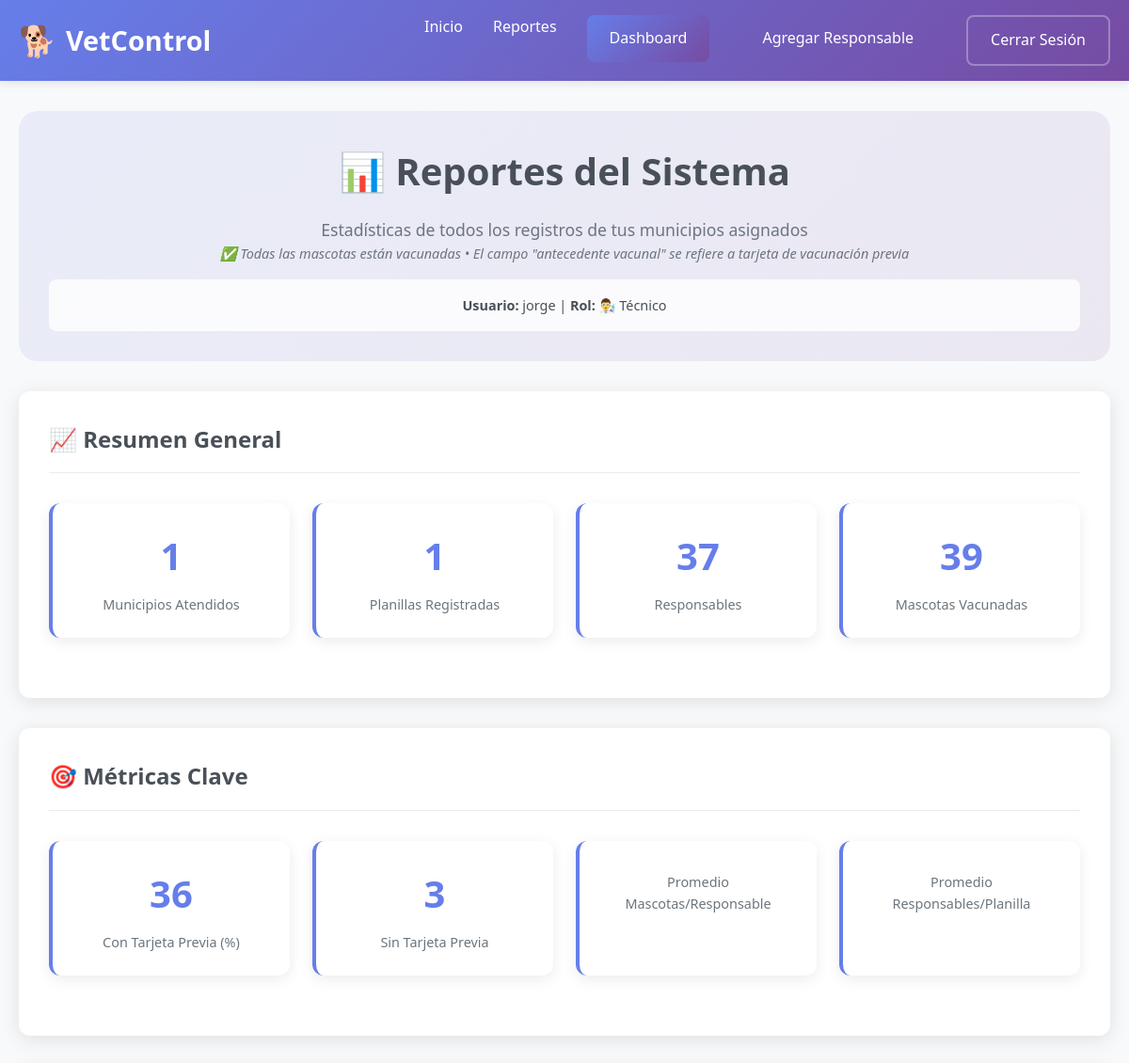
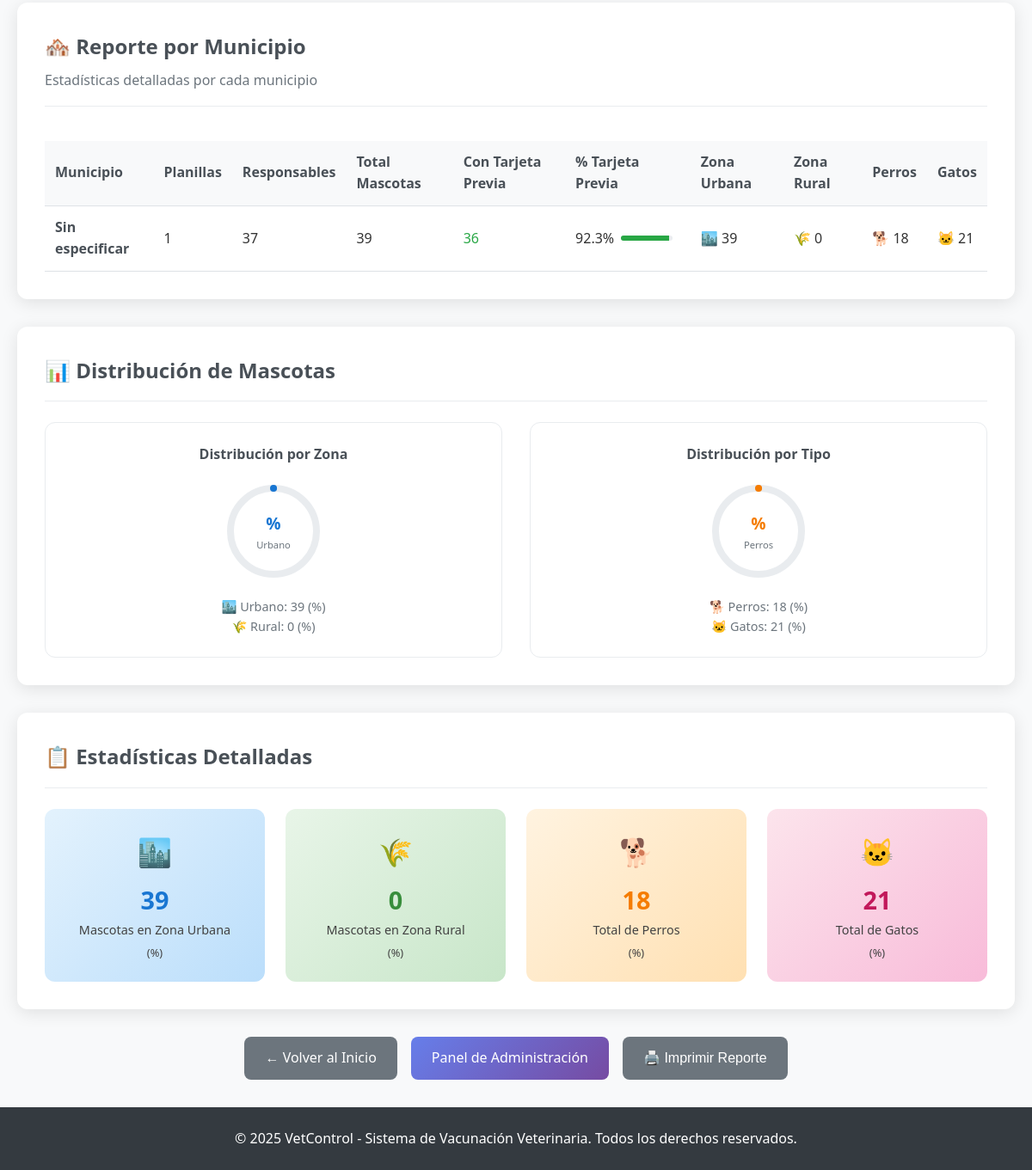
Page /reportes/ (signed in) on the earlier database version (2 pictures, top to bottom).
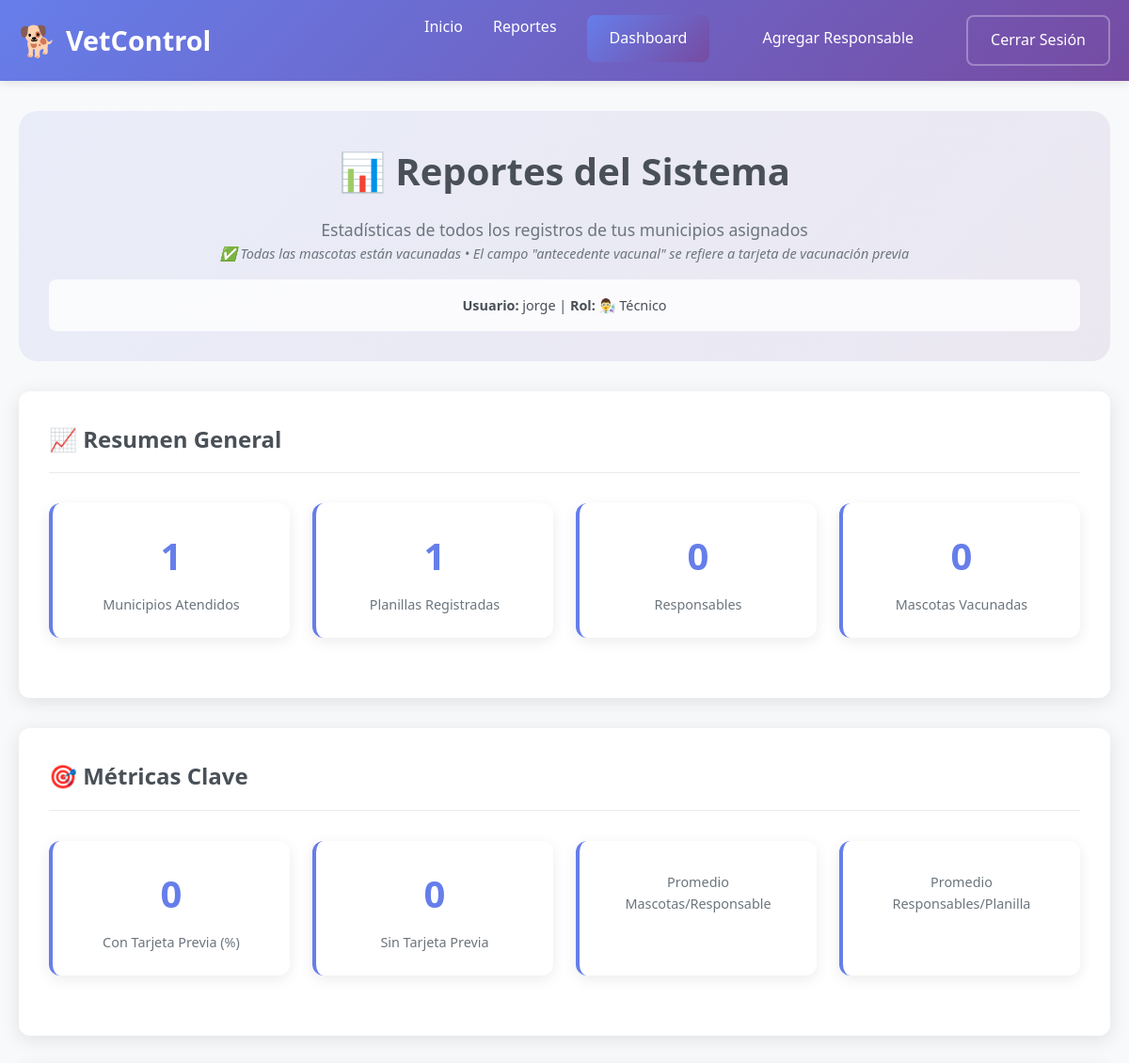
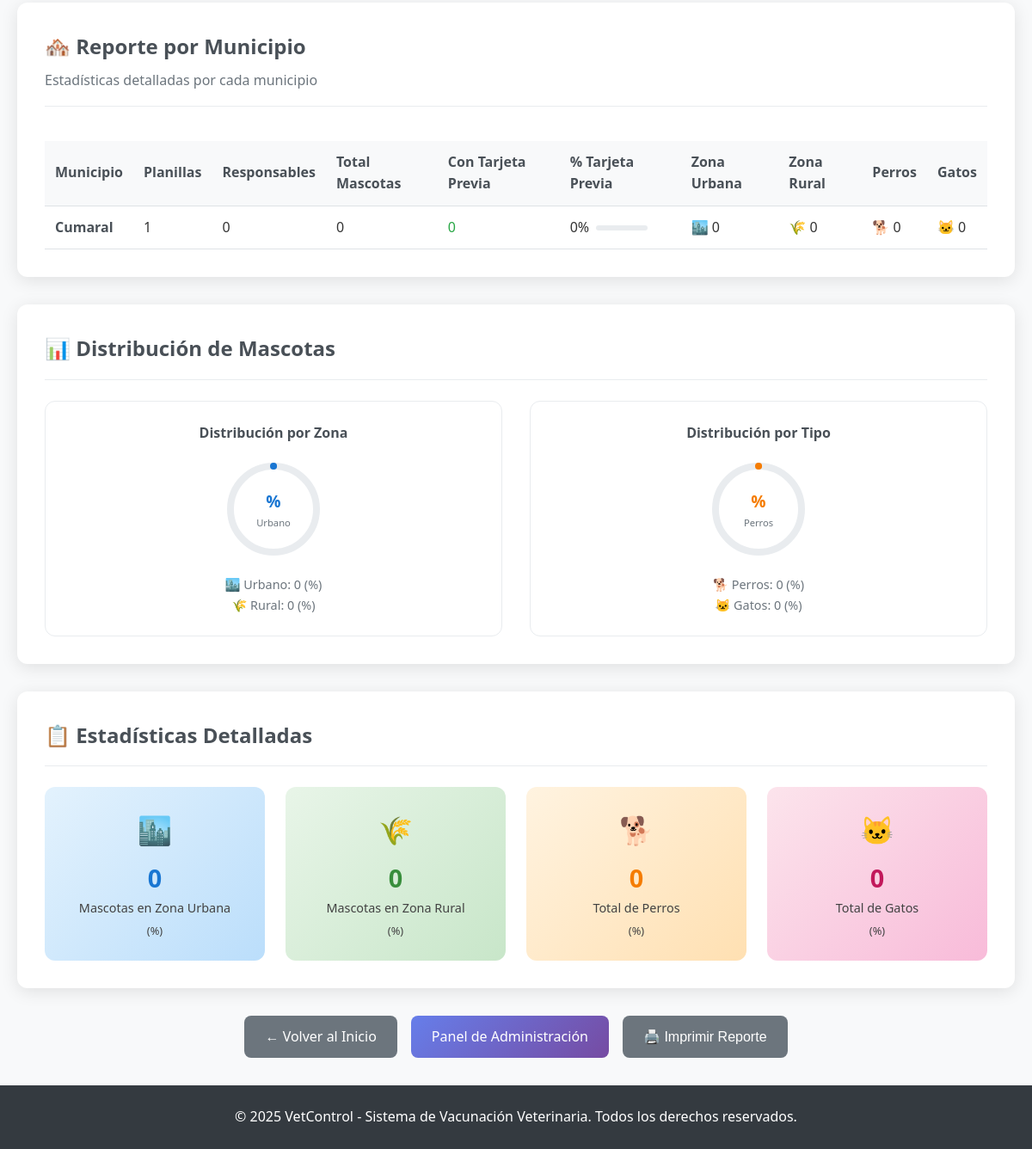
Same page on the later database version (2 pictures, top to bottom).
### api/models.py (models this page shows, shortened)
class Mascota(models.Model):
    TIPO_CHOICES = [('perro', 'Perro'), ('gato', 'Gato')]
    RAZA_PERRO = [('M', 'M'), ('H', 'H'), ('PME', 'PME')]
    RAZA_GATO = [('M', 'M'), ('H', 'H')]
    nombre = models.CharField(max_length=100)
    tipo = models.CharField(max_length=10, choices=TIPO_CHOICES, default='perro')
    raza = models.CharField(max_length=10, default='M')
    color = models.CharField(max_length=50, default='Sin especificar')
    antecedente_vacunal = models.BooleanField(default=False)
    responsable = models.ForeignKey(Responsable, on_delete=models.CASCADE, related_name='mascotas', null=True, blank=True)
    latitud = models.DecimalField(max_digits=15, decimal_places=10, null=True, blank=True, help_text="Latitud de la ubicación de la mascota")
    longitud = models.DecimalField(max_digits=15, decimal_places=10, null=True, blank=True, help_text="Longitud de la ubicación de la mascota")
    foto = models.ImageField(upload_to='mascotas/fotos/', null=True, blank=True, help_text="Foto de la mascota")
    created_by = models.ForeignKey(
        settings.AUTH_USER_MODEL,
        on_delete=models.CASCADE,
        related_name='mascotas_creadas',
        null=True,  # Permitir null para registros existentes
        blank=True,
        help_text="Usuario que creó esta mascota"
    )
    creado = models.DateTimeField(auto_now_add=True)

class Planilla(models.Model):
    TIPO_ZONA_CHOICES = [
        ('urbano', 'Urbano'),
        ('rural', 'Rural'),
    ]
    nombre = models.CharField(max_length=100)
    assigned_to = models.ForeignKey(
        settings.AUTH_USER_MODEL,
        on_delete=models.CASCADE,
        related_name='planillas',
        help_text='Vacunador que creó la planilla'
    )
    tecnico_asignado = models.ForeignKey(
        settings.AUTH_USER_MODEL,
        on_delete=models.SET_NULL,
        related_name='planillas_asignadas',
        null=True,
        blank=True,
        help_text='Técnico asignado para revisar la planilla'
    )
    vacunadores_adicionales = models.ManyToManyField(
        settings.AUTH_USER_MODEL,
        related_name='planillas_como_vacunador_adicional',
        blank=True,
        limit_choices_to={'tipo_usuario': 'vacunador'},
        help_text='Vacunadores adicionales asignados a esta planilla'
    )
    tecnicos_adicionales = models.ManyToManyField(
        settings.AUTH_USER_MODEL,
        related_name='planillas_como_tecnico_adicional',
        blank=True,
        limit_choices_to={'tipo_usuario': 'tecnico'},
        help_text='Técnicos adicionales asignados para revisar esta planilla'
    )
    municipio = models.CharField(max_length=100, default="Sin especificar", help_text="Nombre del municipio")
    urbano_rural = models.CharField(max_length=10, choices=TIPO_ZONA_CHOICES, default="urbano", help_text="Tipo de zona: urbano o rural")
    centro_poblado_vereda_barrio = models.CharField(max_length=100, default="Sin especificar", help_text="Centro poblado, vereda o barrio")
    zona = models.CharField(max_length=100, default="Sin especificar", help_text="Zona específica")
    creada = models.DateTimeField(auto_now_add=True)
    class Meta:
        verbose_name = "Municipio"
        verbose_name_plural = "Municipios"

class Veterinario(AbstractUser):
    TIPO_USUARIO_CHOICES = [
        ('administrador', 'Administrador'),
        ('vacunador', 'Vacunador'),
        ('tecnico', 'Técnico'),
    ]
    tipo_usuario = models.CharField(
        max_length=15,
        choices=TIPO_USUARIO_CHOICES,
        default='vacunador',
        help_text='Tipo de usuario: administrador, vacunador o técnico',
        null=True,
        blank=True
    )
    groups = models.ManyToManyField(
        Group,
        verbose_name='groups',
        blank=True,
        related_name='veterinario_groups',
        related_query_name='veterinario',
        help_text='Grupos a los que pertenece este veterinario'
    )
    user_permissions = models.ManyToManyField(
        Permission,
        verbose_name='user permissions',
        blank=True,
        related_name='veterinario_user_permissions',
        related_query_name='veterinario',
        help_text='Permisos específicos de este veterinario'
    )

### api/views.py (the view)
# urls.py: path('reportes/', reportes_view, name='reportes'),
@login_required
def reportes_view(request):
    user = request.user
    if user.tipo_usuario == 'administrador':
        planillas = Planilla.objects.select_related().prefetch_related('responsables__mascotas')
    elif user.tipo_usuario == 'tecnico':
        planillas = Planilla.objects.filter(
            Q(tecnico_asignado=user) |
            Q(tecnicos_adicionales=user)
        ).select_related().prefetch_related('responsables__mascotas').distinct()
    elif user.tipo_usuario == 'vacunador':
        planillas = Planilla.objects.filter(
            Q(assigned_to=user) |
            Q(vacunadores_adicionales=user)
        ).select_related().prefetch_related('responsables__mascotas').distinct()
    else:
        planillas = Planilla.objects.none()
    municipios_stats = {}
    for planilla in planillas:
        municipio = planilla.municipio
        if municipio not in municipios_stats:
            municipios_stats[municipio] = {
                'municipio': municipio,
                'total_mascotas': 0,
                'con_tarjeta_previa': 0,
                'sin_tarjeta_previa': 0,
                'zona_urbana': 0,
                'zona_rural': 0,
                'perros': 0,
                'gatos': 0,
                'responsables': 0,
                'planillas': 0,
            }
        municipios_stats[municipio]['planillas'] += 1
        if user.tipo_usuario == 'vacunador':
            responsables = planilla.responsables.filter(created_by=user)
        else:
            responsables = planilla.responsables.all()
        for responsable in responsables:
            municipios_stats[municipio]['responsables'] += 1
            if user.tipo_usuario == 'vacunador':
                mascotas = responsable.mascotas.filter(created_by=user)
            else:
                mascotas = responsable.mascotas.all()
            for mascota in mascotas:
                municipios_stats[municipio]['total_mascotas'] += 1
                if mascota.antecedente_vacunal:
                    municipios_stats[municipio]['con_tarjeta_previa'] += 1
                else:
                    municipios_stats[municipio]['sin_tarjeta_previa'] += 1
                if planilla.urbano_rural == 'urbano':
                    municipios_stats[municipio]['zona_urbana'] += 1
                else:
                    municipios_stats[municipio]['zona_rural'] += 1
                if mascota.tipo == 'perro':
                    municipios_stats[municipio]['perros'] += 1
                else:
                    municipios_stats[municipio]['gatos'] += 1
    reportes_municipio = []
    for stats in municipios_stats.values():
        if stats['total_mascotas'] > 0:
            porcentaje_tarjeta_previa = round((stats['con_tarjeta_previa'] / stats['total_mascotas']) * 100, 1)
        else:
            porcentaje_tarjeta_previa = 0
        stats['porcentaje_tarjeta_previa'] = porcentaje_tarjeta_previa
        reportes_municipio.append(stats)
    reportes_municipio.sort(key=lambda x: x['municipio'])
    total_municipios = len(municipios_stats)
    total_planillas = sum(stats['planillas'] for stats in municipios_stats.values())
    total_responsables = sum(stats['responsables'] for stats in municipios_stats.values())
    total_mascotas = sum(stats['total_mascotas'] for stats in municipios_stats.values())
    total_con_tarjeta = sum(stats['con_tarjeta_previa'] for stats in municipios_stats.values())
    total_sin_tarjeta = sum(stats['sin_tarjeta_previa'] for stats in municipios_stats.values())
    total_urbano = sum(stats['zona_urbana'] for stats in municipios_stats.values())
    total_rural = sum(stats['zona_rural'] for stats in municipios_stats.values())
    total_perros = sum(stats['perros'] for stats in municipios_stats.values())
    total_gatos = sum(stats['gatos'] for stats in municipios_stats.values())
    if total_mascotas > 0:
        porcentaje_general_tarjeta = round((total_con_tarjeta / total_mascotas) * 100, 1)
    else:
        porcentaje_general_tarjeta = 0
    context = {
        'reportes_municipio': reportes_municipio,
        'total_municipios': total_municipios,
        'total_planillas': total_planillas,
        'total_responsables': total_responsables,
        'total_mascotas': total_mascotas,
        'total_con_tarjeta': total_con_tarjeta,
        'total_sin_tarjeta': total_sin_tarjeta,
        'total_urbano': total_urbano,
        'total_rural': total_rural,
        'total_perros': total_perros,
        'total_gatos': total_gatos,
        'porcentaje_general_tarjeta': porcentaje_general_tarjeta,
    }
    return render(request, 'api/reportes.html', context)

### api/templates/api/reportes.html (shortened to what the changed rows need)
{% extends 'api/base.html' %}
{% block content %}
<section
    style="background: linear-gradient(135deg, rgba(102, 126, 234, 0.1) 0%, rgba(118, 75, 162, 0.1) 100%); border-radius: 20px; padding: 2rem; text-align: center; margin-bottom: 2rem;">
    <h1 style="font-size: 2.5rem; font-weight: bold; color: #495057; margin-bottom: 1rem;">
        📊 Reportes del Sistema
    </h1>
</section>
<section class="card">
    <div class="card-header">
        <h2 class="card-title">📈 Resumen General</h2>
    </div>
    <div class="stats-grid">
        <div class="stat-card">
            <span class="stat-number">{{ total_responsables }}</span>
            <div class="stat-label">Responsables</div>
        </div>
        <div class="stat-card">
            <span class="stat-number">{{ total_mascotas }}</span>
            <div class="stat-label">Mascotas Vacunadas</div>
        </div>
    </div>
</section>
<section class="card">
    <div class="card-header">
        <h2 class="card-title">🎯 Métricas Clave</h2>
    </div>
    <div class="stats-grid">
        <div class="stat-card">
            <span class="stat-number">{{ total_con_tarjeta }}</span>
            <div class="stat-label">Con Tarjeta Previa ({{ porcentaje_tarjeta_previa }}%)</div>
        </div>
        <div class="stat-card">
            <span class="stat-number">{{ total_sin_tarjeta }}</span>
            <div class="stat-label">Sin Tarjeta Previa</div>
        </div>
    </div>
</section>
<section class="card">
    <div class="card-header">
        <h2 class="card-title">🏘️ Reporte por Municipio</h2>
    </div>
    {% if reportes_municipio %}
    <div style="overflow-x: auto;">
        <table class="table">
            <thead>
                <tr>
                    <th>Municipio</th>
                    <th>Planillas</th>
                    <th>Responsables</th>
                    <th>Total Mascotas</th>
                    <th>Con Tarjeta Previa</th>
                    <th>% Tarjeta Previa</th>
                    <th>Zona Urbana</th>
                    <th>Zona Rural</th>
                    <th>Perros</th>
                    <th>Gatos</th>
                </tr>
            </thead>
            <tbody>
                {% for reporte in reportes_municipio %}
                <tr>
                    <td style="font-weight: 600; color: #495057;">{{ reporte.municipio }}</td>
                    <td>{{ reporte.planillas }}</td>
                    <td>{{ reporte.responsables }}</td>
                    <td style="font-weight: 500;">{{ reporte.total_mascotas }}</td>
                    <td style="color: #28a745; font-weight: 500;">{{ reporte.con_tarjeta_previa }}</td>
                    <td>
                        <div style="display: flex; align-items: center; gap: 0.5rem;">
                            <span style="font-weight: 500;">{{ reporte.porcentaje_tarjeta_previa }}%</span>
                            <div
                                style="width: 60px; height: 6px; background: #e9ecef; border-radius: 3px; overflow: hidden;">
                                <div
                                    style="width: {{ reporte.porcentaje_tarjeta_previa }}%; height: 100%; background: {% if reporte.porcentaje_tarjeta_previa >= 80 %}#28a745{% elif reporte.porcentaje_tarjeta_previa >= 50 %}#ffc107{% else %}#dc3545{% endif %};">
                                </div>
                            </div>
                        </div>
                    </td>
                    <td>🏙️ {{ reporte.zona_urbana }}</td>
                    <td>🌾 {{ reporte.zona_rural }}</td>
                    <td>🐕 {{ reporte.perros }}</td>
                    <td>🐱 {{ reporte.gatos }}</td>
                </tr>
                {% endfor %}
            </tbody>
        </table>
    </div>
    {% else %}
    <div style="text-align: center; padding: 3rem; color: #6c757d;">
        <div style="font-size: 4rem; margin-bottom: 1rem;">📊</div>
        <h3>No hay datos disponibles</h3>
        <p>Aún no se han registrado mascotas en el sistema.</p>
    </div>
    {% endif %}
</section>
<section class="card">
    <div class="card-header">
        <h2 class="card-title">📊 Distribución de Mascotas</h2>
    </div>
    <div style="display: grid; grid-template-columns: repeat(auto-fit, minmax(300px, 1fr)); gap: 2rem;">
        <div style="text-align: center; padding: 1.5rem; border: 1px solid #e9ecef; border-radius: 12px;">
            <div style="color: #6c757d; font-size: 0.9rem;">
                <div>🏙️ Urbano: {{ total_urbano }} ({{ porcentaje_urbano }}%)</div>
                <div>🌾 Rural: {{ total_rural }} ({{ porcentaje_rural }}%)</div>
            </div>
        </div>
        <div style="text-align: center; padding: 1.5rem; border: 1px solid #e9ecef; border-radius: 12px;">
            <div style="color: #6c757d; font-size: 0.9rem;">
                <div>🐕 Perros: {{ total_perros }} ({{ porcentaje_perros }}%)</div>
                <div>🐱 Gatos: {{ total_gatos }} ({{ porcentaje_gatos }}%)</div>
            </div>
        </div>
    </div>
</section>
<section class="card">
    <div class="card-header">
        <h2 class="card-title">📋 Estadísticas Detalladas</h2>
    </div>
    <div style="display: grid; grid-template-columns: repeat(auto-fit, minmax(250px, 1fr)); gap: 1.5rem;">
        <div
            style="padding: 1.5rem; background: linear-gradient(135deg, #e3f2fd 0%, #bbdefb 100%); border-radius: 12px; text-align: center;">
            <div style="font-size: 2rem; margin-bottom: 0.5rem;">🏙️</div>
            <div style="font-size: 1.8rem; font-weight: bold; color: #1976d2;">{{ total_urbano }}</div>
            <div style="color: #424242; font-size: 0.9rem;">Mascotas en Zona Urbana</div>
            <div style="color: #424242; font-size: 0.8rem; margin-top: 0.3rem;">({{ porcentaje_urbano }}%)</div>
        </div>
        <div
            style="padding: 1.5rem; background: linear-gradient(135deg, #fff3e0 0%, #ffe0b2 100%); border-radius: 12px; text-align: center;">
            <div style="font-size: 2rem; margin-bottom: 0.5rem;">🐕</div>
            <div style="font-size: 1.8rem; font-weight: bold; color: #f57c00;">{{ total_perros }}</div>
            <div style="color: #424242; font-size: 0.9rem;">Total de Perros</div>
            <div style="color: #424242; font-size: 0.8rem; margin-top: 0.3rem;">({{ porcentaje_perros }}%)</div>
        </div>
        <div
            style="padding: 1.5rem; background: linear-gradient(135deg, #fce4ec 0%, #f8bbd9 100%); border-radius: 12px; text-align: center;">
            <div style="font-size: 2rem; margin-bottom: 0.5rem;">🐱</div>
            <div style="font-size: 1.8rem; font-weight: bold; color: #c2185b;">{{ total_gatos }}</div>
            <div style="color: #424242; font-size: 0.9rem;">Total de Gatos</div>
            <div style="color: #424242; font-size: 0.8rem; margin-top: 0.3rem;">({{ porcentaje_gatos }}%)</div>
        </div>
    </div>
</section>
{% endblock %}

Differences in the rows shown:
removed Mascota: municipio "Sin especificar", planillas "1", responsables "37", total_mascotas "39", con_tarjeta_previa "36", porcentaje_tarjeta_previa "92.3", zona_urbana "39", zona_rural "0", perros "18", gatos "21"
added Veterinario: municipio "Cumaral", planillas "1", responsables "0", total_mascotas "0", con_tarjeta_previa "0", porcentaje_tarjeta_previa "0", zona_urbana "0", zona_rural "0", perros "0", gatos "0"
Other differences:
{{ total_responsables }}: "37" → "0"
{{ total_mascotas }}: "39" → "0"
{{ total_con_tarjeta }}: "36" → "0"
{{ total_sin_tarjeta }}: "3" → "0"
{{ total_urbano }}: "39" → "0"
{{ total_perros }}: "18" → "0"
{{ total_gatos }}: "21" → "0"
